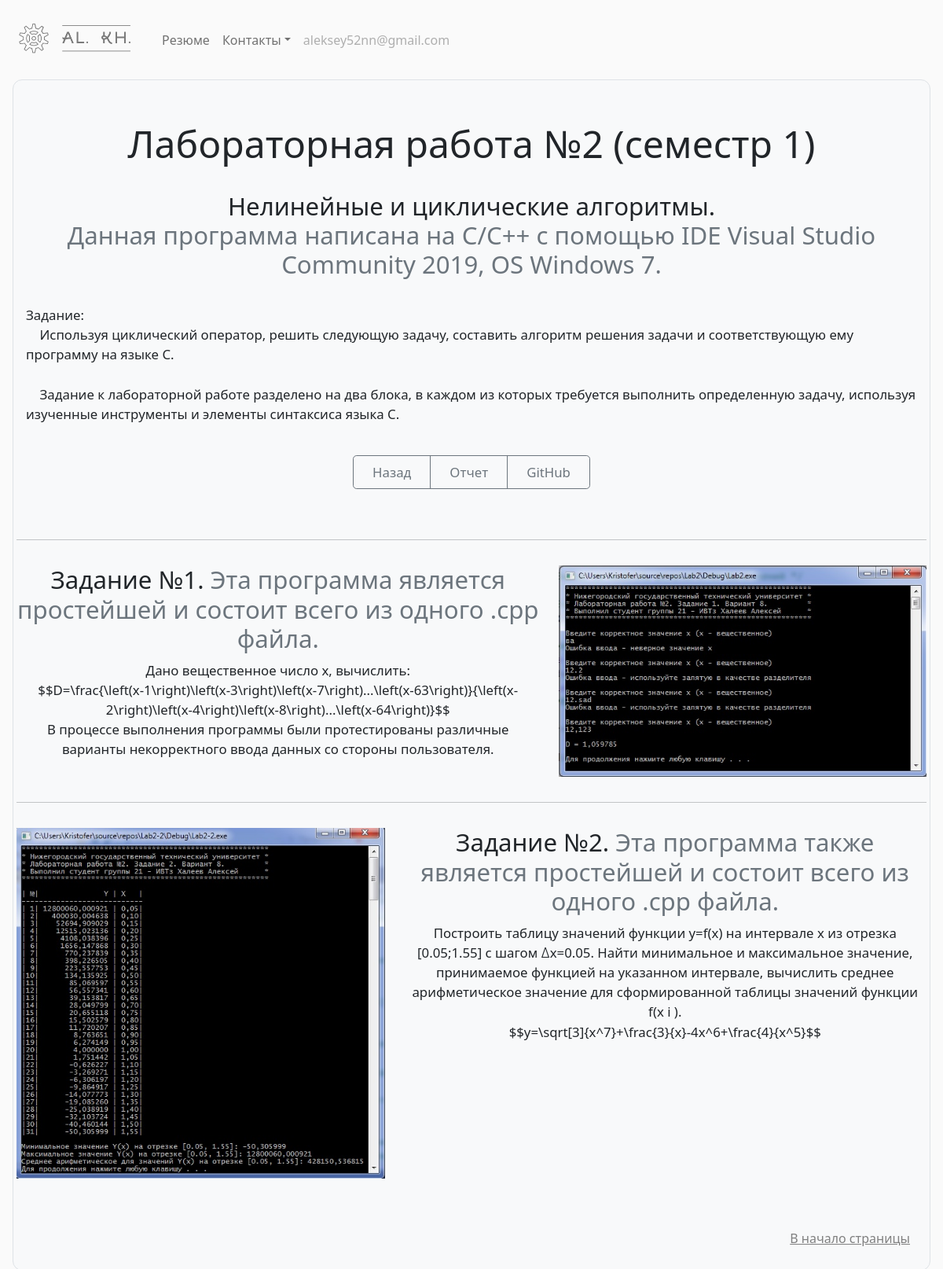
The page /portfolio/11/ on the database its author committed.
### portfolio/models.py (models this page shows, shortened)
class CardProject(models.Model):
    title = models.TextField(default="Title")
    date = models.DateField(default=django.utils.timezone.now)
    time = models.TimeField(default=django.utils.timezone.now)
    description_head = models.TextField(default="Description Head")
    description_span = models.TextField(default="Description Span")
    description_lead = models.TextField(default="Description Lead")
    logo = models.ImageField(upload_to='portfolio/images/', default="nothing")
    res1 = models.ImageField(upload_to='portfolio/images/', default="nothing")
    res1_head = models.TextField(default="Res1 Head Description")
    res1_span = models.TextField(default="Res1 Span Description")
    res1_lead = models.TextField(default="Res1 Lead Description")
    res2 = models.ImageField(upload_to='portfolio/images/', default="nothing")
    res2_head = models.TextField(default="Res2 Head Description")
    res2_span = models.TextField(default="Res2 Span Description")
    res2_lead = models.TextField(default="Res2 Lead Description")
    res3 = models.ImageField(upload_to='portfolio/images/', default="nothing")
    res3_head = models.TextField(default="Res3 Head Description")
    res3_span = models.TextField(default="Res3 Span Description")
    res3_lead = models.TextField(default="Res3 Lead Description")
    github = models.URLField()
    report = models.FileField(upload_to='portfolio/docs/', default="nothing")
    video = models.FileField(upload_to='portfolio/docs/', default="nothing")
    video_head = models.TextField(default="Video Head Description")
    video_span = models.TextField(default="Video Span Description")
    video_lead = models.TextField(default="Video Lead Description")

### portfolio/views.py (the view)
# urls.py: path('<int:card_id>/', views.detail, name='detail'),
def detail(request, card_id):
    card = get_object_or_404(CardProject, pk=card_id)
    return render(request, 'portfolio/detail.html', {'card': card})

### portfolio/templates/portfolio/detail.html (shortened to what this page needs)
{% extends 'home/base.html' %}
{% load static %}
{% block content %}
<div class="p-1 mx-3 mb-3 bg-light border rounded-5" align="center">
    <div class="container-fluid py-5" >
        <h1 class="featurette-heading adapt-head" align="center">{{ card.title}}</h1><br>
        <h3 class="featurette-heading adapt-subhead" align="center">{{ card.description_head|safe|linebreaksbr }}<br>
            <span class="text-muted adapt-subhead">{{ card.description_span|safe|linebreaksbr }}</span></h3><br>
        <p class="lead adapt-text" align="left" style="white-space: pre-wrap;">{{ card.description_lead|safe }}</p><br>
        <div class="btn-group" align="center">
            <a class="btn btn-outline-secondary btn-lg px-4 adapt-text" href="../">Назад</a>
            {% if card.report != "nothing" %}
            <a class="btn btn-outline-secondary btn-lg px-4 adapt-text" target="_blank" href="{{ card.report.url }}">Отчет</a>
            {% endif %}
            <a class="btn btn-outline-secondary btn-lg px-4 adapt-text" target="_blank" href="{{ card.github }}">GitHub</a>
        </div>
    </div>
    {% if card.res1 != "nothing" %}
    <hr class="featurette-divider">
    <div class="row featurette py-3">
      <div class="col-md-7">
        <h2 class="featurette-heading adapt-subhead">{{ card.res1_head }} <span class="text-muted adapt-subhead">
            {{ card.res1_span }}</span></h2>
        <p class="lead adapt-text" style="white-space: pre-wrap;" align="center">{{ card.res1_lead|safe }}</p>
      </div>
      <div class="col-md-5">
        <img role="button" class="bd-placeholder-img bd-placeholder-img-lg featurette-image img-fluid mx-auto"
             width="500" height="auto" src="{{ card.res1.url }}" data-bs-toggle="modal" data-bs-target="#res1">
          </div>
      </div>
    {% endif %}
    {% if card.res2 != "nothing" %}
    <hr class="featurette-divider">
    <div class="row featurette py-3">
      <div class="col-md-7 order-md-2">
        <h2 class="featurette-heading adapt-subhead">{{ card.res2_head }} <span class="text-muted adapt-subhead">
            {{ card.res2_span }}</span></h2>
        <p class="lead adapt-text" style="white-space: pre-wrap;">{{ card.res2_lead|safe }}</p>
      </div>
      <div class="col-md-5 order-md-1">
        <img role="button" class="bd-placeholder-img bd-placeholder-img-lg featurette-image img-fluid mx-auto"
             width="500" height="auto" src="{{ card.res2.url }}" data-bs-toggle="modal" data-bs-target="#res2">
          </div>
      </div>
    {% endif %}
<footer class="text-muted py-5">
  <div class="container">
    <p class="float-end mb-1">
      <a href="#">В начало страницы</a>
    </p>
  </div>
</footer>
{% endblock %}

### home/static/css/custom.css (style rules this page uses)
.rounded-5 { border-radius: .75rem; }
BODY { background: #fafafa }
A { color: grey; }
.bd-placeholder-img { font-size: 1.125rem; text-anchor: middle; -webkit-user-select: none; -moz-user-select: none; user-select: none; }
.adapt-head { font-size: 7vw; }
.adapt-subhead { font-size: 4.5vw; }
.adapt-text { font-size: 3.6vw; }
@media (min-width: 576px) { .adapt-head { font-size: 6vw; } }
@media (min-width: 576px) { .adapt-subhead { font-size: 3.87vw; } }
@media (min-width: 576px) { .adapt-text { font-size: 2.87vw; } }

### rows shown on the page
CardProject: title "Лабораторная работа №2 (семестр 1)", description_head "Нелинейные и циклические алгоритмы.", description_span "Данная программа написана на С/С++ с помощью IDE Visual Studio Community 2019, OS Windows 7.", description_lead "Задание: Используя циклический оператор, решить следующую задачу, составить алгоритм решения задачи и соответствующую ему программу на языке С. Задание к лабораторной работе разделено на два блока, в каждом из которых требуется выполнить определенную задачу, используя изученные инструменты и элементы синтаксиса языка С.", res1_head "Задание №1.", res1_span "Эта программа является простейшей и состоит всего из одного .cpp файла.", res1_lead "Дано вещественное число x, вычислить: $$D=\\frac{\\left(x-1\\right)\\left(x-3\\right)\\left(x-7\\right)...\\left(x-63\\right)}{\\left(x-2\\right)\\left(x-4\\right)\\left(x-8\\right)...\\left(x-64\\right)}$$ В процессе выполнения программы были протестированы различные варианты некорректного ввода данных со стороны пользователя.", res1 (picture), res2_head "Задание №2.", res2_span "Эта программа также является простейшей и состоит всего из одного .cpp файла.", res2_lead "Построить таблицу значений функции y=f(x) на интервале x из отрезка [0.05;1.55] с шагом ∆x=0.05. Найти минимальное и максимальное значение, принимаемое функцией на указанном интервале, вычислить среднее арифметическое значение для сформированной таблицы значений функции f(x i ). $$y=\\sqrt[3]{x^7}+\\frac{3}{x}-4x^6+\\frac{4}{x^5}$$", res2 (picture)
